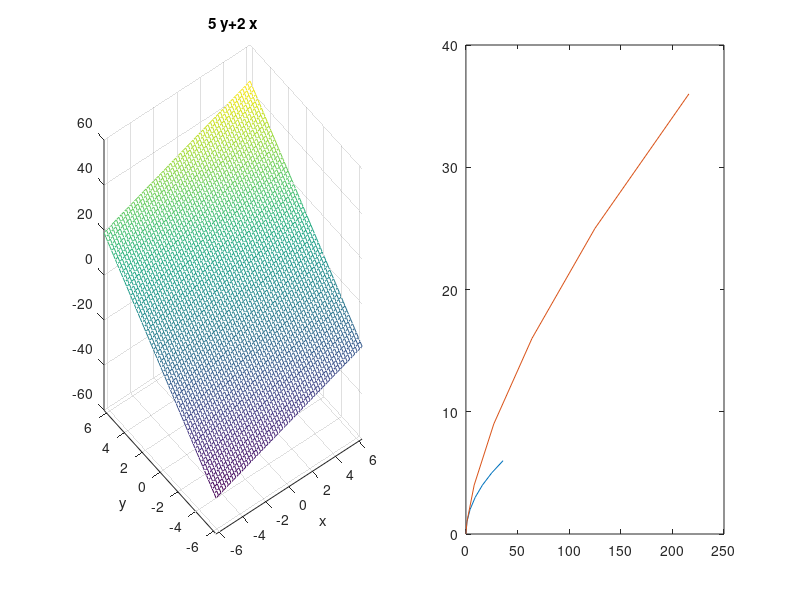

Source code (MATLAB): (Note: this script raises an error after producing the figure.)
%1.2.1
3+4+5
(3+4)+5
%1.2.2
x=11;
y=-3;
z=3+x+y^2
%% 
 %1.2.3
x=0.4 
y=log(x^2/(1+x^2))
%%
    %1.2.4
x=0.4;
y=0.1;
y=0.2;
y=0.3;
z=log(x^2/(1+x^2+y))
%%
    %1.4.1
ezplot('sinh(x)')
ezplot('2+((exp(x)-exp(-x))/2)')
    %1.4.2
ezsurf('sin(3+x)+cos(3+y)')
    %1.4.3
ezmesh('5+y+2+x');
ezmesh('4+y+x^2');
subplot(1,2,1),ezmesh('5*y+2*x') %plot together 
subplot(1,2,2),ezmesh('4*y+x^2')
    %1.4.4
ezplot('cosh(x)')
hold on 
ezplot('(0.5+(exp(x)+exp(-x))/2)')
title('1.4.4')
legend('cosh','0.5')
hold off
    %%
    %1.5
% Replaced all "*" with "+"
%%
%1.6.1
var = 3.14
varCopy = var
var = var*2
%%
%1.6.2
first = 1.23 
second=2.34 
[first, second]=deal(second, first)
a=1
b=2
[a, b]=deal(b,a)
%%
%2.1.1
firstArray(1)=11;
firstArray(2)=12;
firstArray(3)=13;
firstArray(4)=14;
firstArray(5)=15;
disp(firstArray)
firstArray(2) + firstArray(4)
2*firstArray(3)
[firstArray(1),firstArray(5)]=deal(firstArray(5),firstArray(1))
 copyArray=firstArray(1,:)
 secondArray=[21 22 23 24 25 26]
 %%
 %2.2
 thirdArray=[11 12 13;21 22 23;31 32 33]
 disp(thirdArray(1,3))
 size(thirdArray)
 [NumberofRows,NumberofColumns]=size(thirdArray)
 save array.mat
 
 %%
 %2.2.2
 x=[0 1 2 3 4 5 6]
 y1=[0 1 2 3 4 5 6]
 y2=[0 1 4 9 16 25 36]
 y3=[0 1 8 27 64 125 216]
 plot(x,y1,'b--')
 hold on 
 plot (x,y2,'g-')
 plot(x,y3,'r:')
 hold off
plot(y2,x)
hold on
plot(y3,y2)
hold off
%%
%2.2.4
firstName=['Syed','Tom','Freddie','Joe'];
secondName=['Mark','Second','Acer','Joe'];
AgeInYears=uint8([21 22 55 77]);    %Integer Array
HeightInMeters=[1.71 1.62 1.82 1.20];
averageAge=[sum(AgeInYears)/length(AgeInYears)]         %Average age 
averageHeight=[sum(HeightInMeters)/length(HeightInMeters)]  %Average height 
ageWithName = AgeInYears(2)+firstName(2)
%%
%3.1
disp('Hello world!');
%3.1.2 Throwing 2 dice 
disp('Throwing 2 dice')
dice1=[1 2 3 4 5 6];
dice2=[1 2 3 4 5 6];
score1=randperm(length(dice1),1);    %Generate random number from dice1 array
score2=randperm(length(dice2),1);    %Generate random number from dice2 array 
disp(['First Throw = ',num2str(score1)])
disp(['Second Throw = ',num2str(score2)])                %display each score 
disp(['Sum = ',num2str(score1 + score2)])           % sum of both scores 
%%
%3.1.2 Thwoing 2 dice 
disp(['A simulation to sum two throws of a 6 sided die...']);
score1=ceil(6*rand(1));  %die 1
disp(['First throw = ',num2str(score1)]);   %converts numertic/integer into character array 
score2=ceil(6*rand(1));  %die 2
disp(['Second throw = ',num2str(score2)]);
Total=score1+score2;     %total score
disp(['Total = ',num2str(Total)]);
%%
%3.1.3 Hydrostatics: Draught of a floating cuboid 
disp('Hydrostatics:Draught of a floating cuboid');
L = input('The Length of the Cuboid = ');
w = input('The width of the Cuboid = ');
h = input('The height of the Cuboid = ');
Pc = input('The Density of the Material');  %Density of the Cuboid 
Pf = input('The Density of the Surrounding Fluid'); %Density of the Fluid
%Calculations
Volume = l*w*h;     
Mass = volume * Pc;
Drought = h*(Pc/Pf);
disp(['Volume = ',num2str,'cubicmeters']);
disp(['Mass = ',num2str,'kg']);
disp(['Draught = ',num2str, 'metres']);
if Pc > Pf
    disp('The cuboid will sink');
else 
    disp('Calculations completed');
end
%%
% 3.1.4. Throwing two dice, revisited 
disp('Throwing 2 dice, score doubled if with same score')
dice1=[1 2 3 4 5 6];
dice2=[1 2 3 4 5 6];
score1=randperm(length(dice1),1);    %Generate random number from dice1 array
score2=randperm(length(dice2),1);    %Generate random number from dice2 array 
disp(['First Dice = ',num2str(score1)]);
disp(['Second Dice = ',num2str(score2)]);                %display each score 
if score1 == score2 
    scoreDoubled = 2*(score1+score2);            %scoredoubled 
    disp(['Doubled Score',num2str(scoreDoubled)]);
else 
    disp(['Sum = ',num2str(score1 + score2)])           % sum of both scores 
end    
%%
%4.1.1. Draught of a floating cubiod revisited 
disp('Hydrostatics:Draught of a floating cuboid');
L = input('The Length of the Cuboid = ');
w = input('The width of the Cuboid = ');
h = input('The height of the Cuboid = ');
Pc = input('The Density of the Material');  %Density of the Cuboid 
Pf = input('The Density of the Surrounding Fluid'); %Density of the Fluid
angleL = input('The angle of length axis to the horizon');
angleW = input('The angle of width axis to the horizon');
%Calculations
Volume = l*w*h;     
Mass = volume * Pc;
Drought = h*(Pc/Pf);
disp(['Volume = ',num2str,'cubicmeters']);
disp(['Mass = ',num2str,'kg']);
disp(['Draught = ',num2str, 'metres']);
if Pc > Pf
    disp('The cuboid will sink');
else 
end 
% check and warn about tilt
if (anglel~=0)||(anglew~=0)
    disp('Beware - board tilts !');
end
%%
%4.1.2.
disp('Please use r for rock, p for paper and s for scissors');
UserInput = input('r,p,s');  
if UserInput == 'r'|'p' | 's' 
    randomResult = ceil(3*rand(1));  %program generated output
    if randomResult == 1
        disp('Computer Chose Rock');
    elseif randomResult == 2
        disp('Computer Chose Paper');
    else 
        disp('Computer Chose Scissors');
    end
    if UserInput == 'r' 
        if randomResult ==1 % COmputer chose Rock 
            disp('Its a Draw')
        elseif randomResult ==2 %Computer chose Paper 
            disp('You lose')
        else 
            disp('you win')
        end
    elseif UserInput == 'p'
        if  randomResult ==1 % COmputer chose Rock 
            disp('You Win')
        elseif randomResult ==2 %Computer chose Paper 
            disp('Its a Draw')
        else 
            disp('you Lose')
        end
    else    %User chose 's'
         if randomResult ==1 % COmputer chose Rock 
            disp('You Lose')
        elseif randomResult ==2 %Computer chose Paper 
            disp('You Win')
        else 
            disp('Its a Draw')
         end       
    end 
else
    disp('Invalid Input')
end
%%
%4.1.2 (Cheat)
disp('Please use r(1) for rock, p(2) for paper and s(3) for scissors');
UserInput = input('r,p,s');  
if UserInput == 'r' || UserInput =='p' ||UserInput == 's' 
    randomResult = ceil(3*rand(1));  %program generated output
    if randomResult == 1
        disp('Computer Chose Rock');
    elseif randomResult == 2
        disp('Computer Chose Paper');
    else 
        disp('Computer Chose Scissors');
    end
    
    if UserInput == 'r' 
        if randomResult ==1 % COmputer chose Rock 
            disp('Its a Draw')
        elseif randomResult ==2 %Computer chose Paper 
            disp('You lose')
        else 
            disp('you win')
        end
    elseif UserInput == 'p'
        if  randomResult ==1 % COmputer chose Rock 
            disp('You Win')
        elseif randomResult ==2 %Computer chose Paper 
            disp('Its a Draw')
        else 
            disp('you Lose')
        end
    else                     %User chose 's'
        y=rand;
        if y<0.75 || randomResult ==1   %Computer Cheats
            disp('Computer chose Rock, You Lose')
        elseif randomResult ==2 %Computer chose Paper 
            disp('You Win')
        else 
            disp('Its a Draw')
         end       
    end 
else
    disp('Invalid Input')
end
%%
%4.2.1 
for varCounter = 0:1:9
    disp('Hello world!');
end
%4.2.2 Counting 
startValue = input('Please enter the start value :');
stopValue = input('Please enter the stop value :');
for i=startValue:stopValue
    disp(i)
end
%%
%4.2.3. Mathematical Functions 
for i=1:10;
    x(i) = i;
    y(i) = i^2;
end
plot(x,y);
%% 4.3.1
% Add all the natural numbers below one thousand that are multiples of 3 or 5.
a=[1:1000-1]; 
total=sum(a(mod(a,3)==0|mod(a,5)==0)) %if divided by 3 or 5 =1
% sum(a(~mod(a,3) | ~mod(a,5))) if divided by 3, first section become 1
%if one of the condition is true, get 1 
%%
%4.3.1.
a= 1:999;
b=a(5:5:999);
%c=a(3:3:999);
c=b(mod(b,3)==0)    %logical array with element of b divisal by 3
d=sum(c);     %==0, divided by 3 = 1, otherwise 0
%%
%5.1.1 Further Loops 
n = input('inputn:');
factorialn = 1; %starts the factorial
i=1;
while i<=n
    factorialn=factorialn*i;
    i=i+1;
end
disp(['factorial ',num2str(n),' = ',num2str(factorialn)]);
%%
%5.1.1 Further Loops with for 
n = input('inputn: ');
factorialn = 1; %stars the factorial 
i = 1;      %probably because the result is saved & multiplied 
for i = 1:n
    factorialn=factorialn*n;
    n = n-1;
end
disp(['factorial of ',num2str(i),'=',num2str(factorialn)]);
%slide 71 
max=input('max')
i=1;
while (i^2 < max)
    disp([i i^2]);
    i=i+1;
end
%%
%5.1.2
integern = input('nth term '); %enter the value 
b = 0; % prime number 
for i = 2:integern-1   %-1 so that the integer dont divide by itself
    if  mod(integern,i)==0
        b=1;        
    end 
end
if b ==0
    disp([num2str(integern),'is a prime'])
else 
    disp([num2str(integern),'not a prime'])
end
%%
% 5.1.2 Prime               %2 is not a prime  
start=input('press to start');
while start > 0
    intern=input('nth term');
    i=2;
    if mod(intern,i)==0
        disp('not a prime');
    else
        disp('is a prime');
    end
end
%%
%5.1.3 Multiplication Tables 
%i = (1:10)
%j=(1:10)'
for i = 1:10 
    for j = 1:10'
        table(i,j)=i*j;
    end
end
disp(table)     
%%
%5.1.4 Signal Processing 
x = 0:300;
y=rand(1,301);   %low filter sound / noise 
z=zeros(1,301);
z(1) = .5*y(1)+.25*y(2); %Formula, first part removed since 0
z(301)=.25*y(300)+.5*y(301);
%z(2:300) = .25*y(1:299)+.5*y(2:300)+.25*y(3:301);
%Avoid using loops, array indexing 
for i=2:300
    z(i)=.25*y(i-1)+0.5*y(i)+.25*y(i+1);
end
plot(x,[y;z])
%%
%5.1.5.
b = 0; % prime number 
i =2;
while true 
   if isprime(i)
       disp(i)
   end
   i=i+1;
end
%%
% 5.1.5 Prime numbers 
n = 3;
while true 
    p=0;    %if p is zero, it is prime ( p = 0 or 1)
    for i =2:n-1        
        if mod(n,i)==0
            p=1;
        end 
    end 
    if ~p   %if p is not zero, it is prime 
        disp(n)
    end
    n=n+1;
end
%%
%5.1.6 Numerical integration 
for x = (0:100);
    fun = @(x) x.^2;    %y(x)=x^2
    q = integral(fun,0,100)     %integrate with 0,100 limit
end
%% 
%5.1.6. Numreical Integration 
sum = 0;
for x=(0:0.01:100);
    y= x^2;
    sum=sum+y*.01;
end
disp(num2str(sum))
%%
%6.1.2
sphereRadius(1.2345)
%%
%6.1.3
primen = input ('enter the number'); %enters the value
result = myPrimes(primen); %calls the function myPrimes
%%
%6.1.4
f = input('enter the lists first number');
l = input('enter the lists last number');
s = input('enter the lists step number');
result = makeLiist(f,l,s);
disp(result)
%%
% 6.2
% Newton's Method
% Input:
%   func -> function
%   gss -> initial guess
%   ite -> desired number of iterations
%   tol -> tolerance 
% NOTE: Number of iterations will be increased accordingly in order to meet
% the set tolerance value.
% Output:
%   This function will output the number of iterations it ran, and the
%   approximated value.
% Example:
%    >> newt( ' x^3 + x - 1 ', -.7 , 6 , 1e-6 )
%    >> 
%        6 
%
%    ans =
%
%        0.682327803844332
% function apprx = newt(func,gss,ite,tol)
% f = inline(func);
% fp = inline(diff(sym(func)));
% iter = ite;
% for n=1:iter;
%     oldgss = gss;
%     newgss = gss - (f(gss)/fp(gss));
%     gss = newgss;
% end
% if abs(newgss-oldgss) < tol
%     apprx = gss;
%     disp(iter);
% else
%     iter = ite+1;
%     apprx = newt(func,gss,iter,tol);
% end
% end


%%
%7.1.1 
A = [1 2 3;4 5 6;7 8 9]
B = [0.4667 -0.3333 0.1333; -0.0333 0.6667 0.3667; -0.3333 -0.3333 0.3333]
C = A.*B
D=A.*B
D'
%%
%7.1.2 ingular Matrices 
G = [1 2 3;-1/3 -0.6666 -1.0; 7 8 9]
G'
d=det(G)  %Determinant of Matrix G
%%
%7.2
A=[3 1 6;        % Set up LHS matrix
   5 4 2;
   1 3 8]
B = [12;1;-3]
x=inv(A)*B %calculate X

%%
%7.3 Eigenvalues 
A = [2 -4;-1 -1] % root of @ function is 3
fzero(@(lamda) det(A-lamda*eye(size(A))),0) %Looking for zero
%%
%Slide 98
A = [3 2 -1;
    0 5 2;
    2 3 -8]
B = [5 2 9]'
xyz=inv(A)*B
%%
%7.4.1
x = -10:0.1:10;
y = sin(1./x)
plot(x,y);
%%
%7.4.1 second paragraph in previous version
u = y+sin(x)
v = cos(x+y)
[x,y]=meshgrid(0:10,0:10) %To create 0<x<10 and 0<y<10
quiver(u,v)
subplot
streamslice(x,y,u,v)
%%
%7.4.2 Plotting again (b)
[x y] = meshgrid(0:10,0:10)
u = y+sin(x)
v = cos(x+y)
quiver(x,y,u,v)
streamslice(x,y,u,v)

%%
%7.4.3 Extracting sub matrices 
M = [1 2 3 5 8.5 2; -1/3 -0.6666 -1 3 2 -5.1; 7 8 9 2.01 -1 3]
N = M(:,4:6)
%%
%7.4.4 Area of a Circle 
N=input('Enter N: ');
insidecount=0;
for i=1:N
    coord(i,1)=2*rand(1)-1;
    coord(i,2)=2*rand(1)-1;
    if (coord(i,1)^2+coord(i,2)^2)<1
        insidecount=insidecount+1;
    end
end
mypi=4*insidecount/N
%%
%7.4.5
lowerbound = input('Lower Limit');
upperbound = input ('upper limit');

integern = lowerbound:upperbound; %enter the value 
 disp(integern)
 
prims=isprime(integern);
disp(prims)

scatter(integern(prims),zeros(1,sum(prims)))
%%
%5.1.2
n=input('enter')
isPrime=true;
for i=2:floor(n/2)
    if mod(n,i)==0
        isPrime=false;
    end
end
if ~isPrime
    disp('it is not a prime')
else
    disp('it is a prime number')
end 
%%
%7.4.5 current one 
lowerbound = input('Lower Limit');
upperbound = input ('upper limit');

integern = lowerbound:upperbound; %enter the value 
disp(integern)
b = 0; % prime number 
for i = lowerbound:(upperbound-1)   %-1 so that the number doesnt divide by itself 
      if  mod(integern,i)==0 %if i is divisible by upper or lower, = 1
        b=1;  %not a prime 
        disp(b)
      end
if b==0 %is a prime 
    prisms=logical(~b);
    disp(prisms)
end
end  

    
% if b ==1
%     prims =logical(b)
%     disp(b)
%     %prims(L)
%     %boolean(b)


%%
%7.4.5 (5.1.2)
lowerbound = input('Lower Limit');
upperbound = input ('upper limit');

integern = lowerbound:upperbound; %enter the value 
disp(integern)
b = 0; % prime number 
for i = (lowerbound:(upperbound-1))   %-1 so that the number doesnt divide by itself 
    if  mod(integern,i)==0 %if i is divisible by upper or lower, = 1
        b=1;  %not a prime   
    else
        b =0
        prims =logical(b)
        disp(b)
        %prims(L)
        %boolean(b)
    end
end
 


% 
% plot (x(prims),ones(sum(prims)))
% scatter(x(prims), ones(1,sum(prims)))


